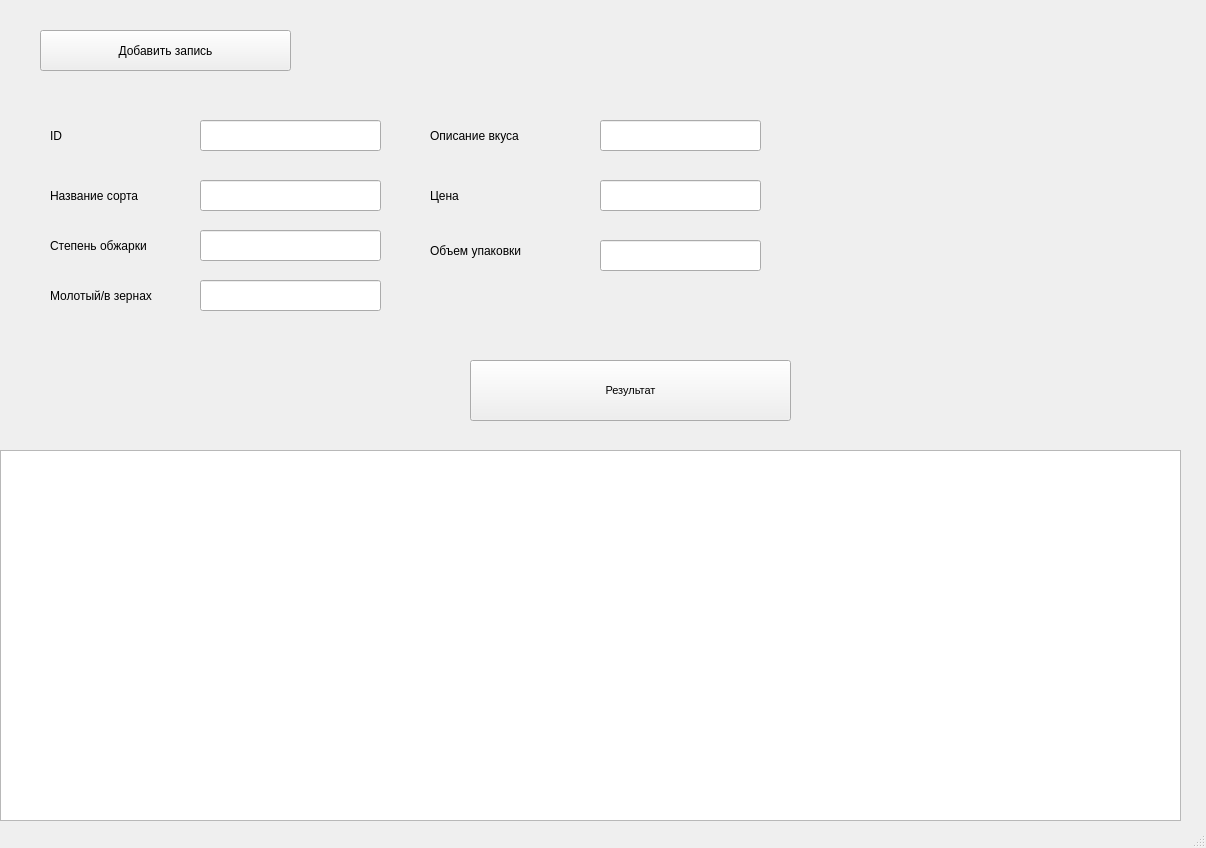
<?xml version="1.0" encoding="UTF-8"?>
<ui version="4.0">
 <class>MainWindow</class>
 <widget class="QMainWindow" name="MainWindow">
  <property name="geometry">
   <rect>
    <x>0</x>
    <y>0</y>
    <width>1206</width>
    <height>848</height>
   </rect>
  </property>
  <property name="sizePolicy">
   <sizepolicy hsizetype="Fixed" vsizetype="Fixed">
    <horstretch>0</horstretch>
    <verstretch>0</verstretch>
   </sizepolicy>
  </property>
  <property name="windowTitle">
   <string>Coffee</string>
  </property>
  <widget class="QWidget" name="centralwidget">
   <widget class="QPushButton" name="pushButton">
    <property name="geometry">
     <rect>
      <x>470</x>
      <y>360</y>
      <width>321</width>
      <height>61</height>
     </rect>
    </property>
    <property name="font">
     <font>
      <pointsize>8</pointsize>
     </font>
    </property>
    <property name="text">
     <string>Результат</string>
    </property>
   </widget>
   <widget class="QLineEdit" name="lineEdit">
    <property name="geometry">
     <rect>
      <x>200</x>
      <y>120</y>
      <width>181</width>
      <height>31</height>
     </rect>
    </property>
   </widget>
   <widget class="QLineEdit" name="lineEdit_2">
    <property name="geometry">
     <rect>
      <x>200</x>
      <y>180</y>
      <width>181</width>
      <height>31</height>
     </rect>
    </property>
   </widget>
   <widget class="QLineEdit" name="lineEdit_3">
    <property name="geometry">
     <rect>
      <x>200</x>
      <y>230</y>
      <width>181</width>
      <height>31</height>
     </rect>
    </property>
   </widget>
   <widget class="QLineEdit" name="lineEdit_4">
    <property name="geometry">
     <rect>
      <x>200</x>
      <y>280</y>
      <width>181</width>
      <height>31</height>
     </rect>
    </property>
   </widget>
   <widget class="QLineEdit" name="lineEdit_5">
    <property name="geometry">
     <rect>
      <x>600</x>
      <y>240</y>
      <width>161</width>
      <height>31</height>
     </rect>
    </property>
   </widget>
   <widget class="QLineEdit" name="lineEdit_6">
    <property name="geometry">
     <rect>
      <x>600</x>
      <y>120</y>
      <width>161</width>
      <height>31</height>
     </rect>
    </property>
   </widget>
   <widget class="QLineEdit" name="lineEdit_7">
    <property name="geometry">
     <rect>
      <x>600</x>
      <y>180</y>
      <width>161</width>
      <height>31</height>
     </rect>
    </property>
   </widget>
   <widget class="QLabel" name="label_2">
    <property name="geometry">
     <rect>
      <x>50</x>
      <y>120</y>
      <width>181</width>
      <height>31</height>
     </rect>
    </property>
    <property name="text">
     <string>ID</string>
    </property>
   </widget>
   <widget class="QLabel" name="label_3">
    <property name="geometry">
     <rect>
      <x>50</x>
      <y>180</y>
      <width>171</width>
      <height>31</height>
     </rect>
    </property>
    <property name="text">
     <string>Название сорта</string>
    </property>
   </widget>
   <widget class="QLabel" name="label_4">
    <property name="geometry">
     <rect>
      <x>50</x>
      <y>230</y>
      <width>171</width>
      <height>31</height>
     </rect>
    </property>
    <property name="text">
     <string>Степень обжарки</string>
    </property>
   </widget>
   <widget class="QLabel" name="label_5">
    <property name="geometry">
     <rect>
      <x>50</x>
      <y>280</y>
      <width>191</width>
      <height>31</height>
     </rect>
    </property>
    <property name="text">
     <string>Молотый/в зернах</string>
    </property>
   </widget>
   <widget class="QLabel" name="label_6">
    <property name="geometry">
     <rect>
      <x>430</x>
      <y>120</y>
      <width>181</width>
      <height>31</height>
     </rect>
    </property>
    <property name="text">
     <string>Описание вкуса</string>
    </property>
   </widget>
   <widget class="QLabel" name="label">
    <property name="geometry">
     <rect>
      <x>430</x>
      <y>180</y>
      <width>211</width>
      <height>31</height>
     </rect>
    </property>
    <property name="text">
     <string>Цена</string>
    </property>
   </widget>
   <widget class="QLabel" name="label_7">
    <property name="geometry">
     <rect>
      <x>430</x>
      <y>230</y>
      <width>221</width>
      <height>41</height>
     </rect>
    </property>
    <property name="text">
     <string>Объем упаковки</string>
    </property>
   </widget>
   <widget class="QTableWidget" name="tableWidget">
    <property name="geometry">
     <rect>
      <x>0</x>
      <y>450</y>
      <width>1181</width>
      <height>371</height>
     </rect>
    </property>
   </widget>
   <widget class="QPushButton" name="pushButton_2">
    <property name="geometry">
     <rect>
      <x>40</x>
      <y>30</y>
      <width>251</width>
      <height>41</height>
     </rect>
    </property>
    <property name="text">
     <string>Добавить запись</string>
    </property>
   </widget>
  </widget>
  <widget class="QMenuBar" name="menubar">
   <property name="geometry">
    <rect>
     <x>0</x>
     <y>0</y>
     <width>1206</width>
     <height>18</height>
    </rect>
   </property>
  </widget>
  <widget class="QStatusBar" name="statusbar"/>
 </widget>
 <resources/>
 <connections/>
</ui>
